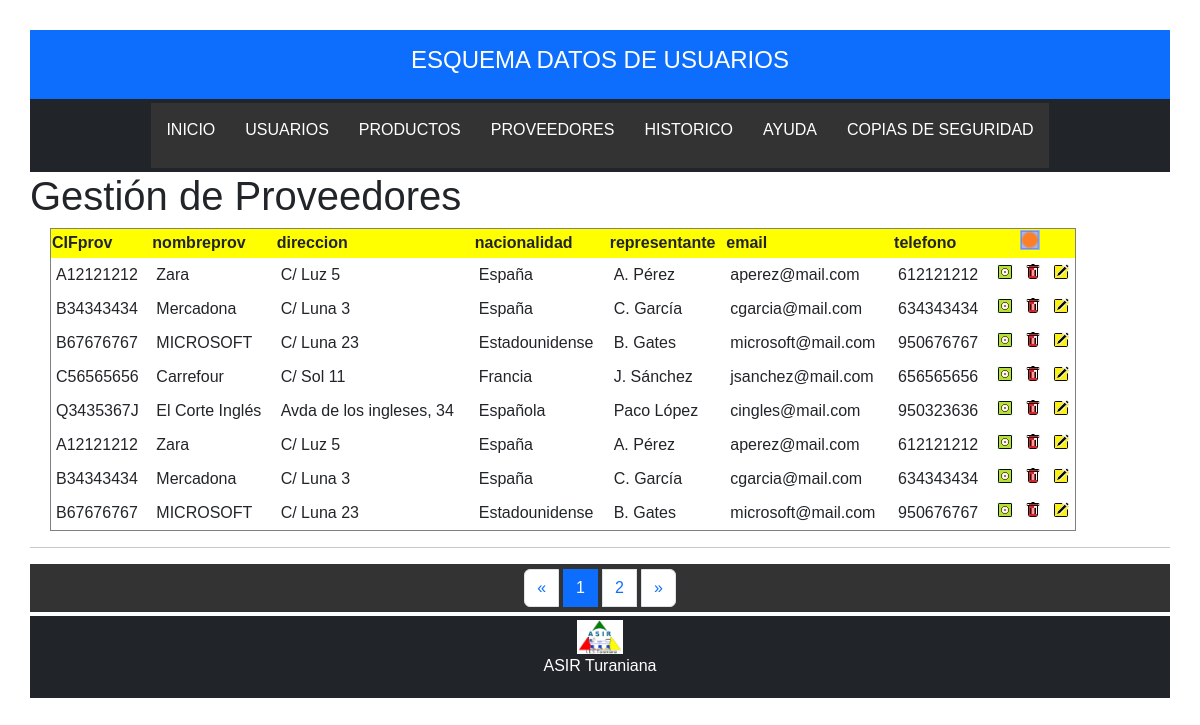
Page /Trastienda/GProveedores.php on the committed database.
### tables this page shows
CREATE TABLE `proveedores` (
  `CIFprov` char(9) NOT NULL,
  `nombreprov` varchar(30) DEFAULT NULL,
  `direccion` varchar(100) DEFAULT NULL,
  `nacionalidad` varchar(30) DEFAULT NULL,
  `representante` varchar(30) DEFAULT NULL,
  `email` varchar(100) DEFAULT NULL,
  `telefono` varchar(9) DEFAULT NULL
);

### Trastienda/GProveedores.php (the view, shortened to what this page needs)
<?php
	require_once('marcosup.php');
?>
<div>
    <h1>Gestión de Proveedores</h1>
</div>
<div>
	<?php
	$tabla="proveedores";
	$sentencia="select * from $tabla";
    $resultado=mysqli_query($c,$sentencia);
			if (isset($_GET['pagina']))
				{
				$pagina=$_GET['pagina'];
				}
				else{
				$pagina=1;
				}
			$numreg=mysqli_num_rows($resultado);
			$numpag= ceil($numreg/8);
			$inicio=($pagina-1)*8;
			$sentencia .=" limit ".$inicio.", 8";
	echo '<table border style="width:90%; margin-left:20px; margin-right:40px">';
	$cabeceras=mysqli_query($c,"SHOW FIELDS FROM $tabla");
	echo "<tr bgcolor='yellow'>";
	while ($cab=mysqli_fetch_row($cabeceras)){
		echo "<th>$cab[0]</th>";
	}
	echo "<th></th>";
	echo "<th>";
		echo '<form name="alta" method="POST" action="AProveedores.php">';
		echo '<input type="image" src="estilos/mas.jpg" height="20px" title="Alta de proveedor.">';
		echo '</form>';
	echo "</th>";
	echo "<th></th>";
	echo "</tr>";
	$resultado=mysqli_query($c,$sentencia);
	while ($registro = mysqli_fetch_row($resultado)){
		echo "<tr>";
		$i=0;
		foreach ($registro as $fila){
			if ($i==7){
				echo "<td> <img src='$registro[$i]' height='30'></td>";
			} else{
				echo "<td> $registro[$i]</td>";
			}
			$i++;
		}
		echo "<td align='center'>";
				echo '<form name="veruno" method="POST" action="VerUsuario.php">';
				echo '<input type="image" src="estilos/ver.jpg" title="Ver datos del usuario... '.$registro[1].'">';
				echo '</form>';
			echo "</td><td align='center'>";
				echo '<form name="borraruno" method="POST" action="BorraUsuario.php">';
				echo '<input type="image" src="estilos/papelera.jpg" title="Borrar el usuario... '.$registro[1].'">';
				echo '</form>';
			echo "</td><td align='center'>";
				echo '<form name="editaruno" method="POST" action="ModificaUsuario.php">';
				echo '<input type="image" src="estilos/lapiz.jpg" title="Cambiar datos del usuario... '.$registro[1].'">';
				echo '</form>';
		echo "</td>";
		echo "</tr>";
	}
	echo "</table>";
	echo "<div><hr>";
	if ($pagina==1){
		$anterior=1;
	}
	else{
		$anterior=$pagina-1;
	}
	if ($pagina==$numpag){
		$siguiente=$pagina;
	}
	else{
		$siguiente=$pagina+1;
	}
	echo "<div class='col-md-12 text-center' style='vertical-align: text-bottom;'>";
	echo '<ul class="pagination justify-content-center ">';
	echo '	<li class="page-item ">';
	echo '	  <a class="page-link" href="GProveedores.php?pagina='.$anterior.'">&laquo;</a>';
	echo '	</li>';
	for ($i=1;$i<=$numpag;$i++)
	{
		if($i==$pagina){
				echo '	<li class="page-item active">';
				echo '	  <a class="page-link"href="GProveedores.php?pagina='.$i.'">'.$i.'</a>';
				echo '	</li>';
			}
			else{
				echo '	<li class="page-item"><a class="page-link" href="GProveedores.php?pagina='.$i.'">'.$i.'</a></li>';
			}
	}
	echo '	<li class="page-item ">';
	echo '	  <a class="page-link" href="GProveedores.php?pagina='.$siguiente.'">&raquo;</a>';
	echo '	</li>';
	echo '  </ul>';
	echo "</div>";
	?>
</div>
<?php
	require_once('marcoinf.php');
?>

### Trastienda/estilos/datos.css (style rules this page uses)
body { font-family: "Raleway", Arial, sans-serif; padding: 30px; }
ul { list-style-type: none; margin: 0; padding: 0; overflow: hidden; background-color: #333333; color: lime; }
li { float: left; }
li a { display: block; color: white; text-align: center; margin: 5px; padding: 10px; text-decoration: none; }
td { padding: 5px; }

### rows in the picture
proveedores: CIFprov "A12121212", nombreprov "Zara", direccion "C/ Luz 5", nacionalidad "España", representante "A. Pérez", email "aperez@mail.com", telefono "612121212"
proveedores: CIFprov "B34343434", nombreprov "Mercadona", direccion "C/ Luna 3", nacionalidad "España", representante "C. García", email "cgarcia@mail.com", telefono "634343434"
proveedores: CIFprov "B67676767", nombreprov "MICROSOFT", direccion "C/ Luna 23", nacionalidad "Estadounidense", representante "B. Gates", email "microsoft@mail.com", telefono "950676767"
proveedores: CIFprov "C56565656", nombreprov "Carrefour", direccion "C/ Sol 11", nacionalidad "Francia", representante "J. Sánchez", email "jsanchez@mail.com", telefono "656565656"
proveedores: CIFprov "Q3435367J", nombreprov "El Corte Inglés", direccion "Avda de los ingleses, 34", nacionalidad "Española", representante "Paco López", email "cingles@mail.com", telefono "950323636"
proveedores: CIFprov "A12121212", nombreprov "Zara", direccion "C/ Luz 5", nacionalidad "España", representante "A. Pérez", email "aperez@mail.com", telefono "612121212"
proveedores: CIFprov "B34343434", nombreprov "Mercadona", direccion "C/ Luna 3", nacionalidad "España", representante "C. García", email "cgarcia@mail.com", telefono "634343434"
proveedores: CIFprov "B67676767", nombreprov "MICROSOFT", direccion "C/ Luna 23", nacionalidad "Estadounidense", representante "B. Gates", email "microsoft@mail.com", telefono "950676767"

### other values in the picture
$cab[0] "CIFprov"
$cab[0] "nombreprov"
$cab[0] "direccion"
$cab[0] "nacionalidad"
$cab[0] "representante"
$cab[0] "email"
$cab[0] "telefono"
